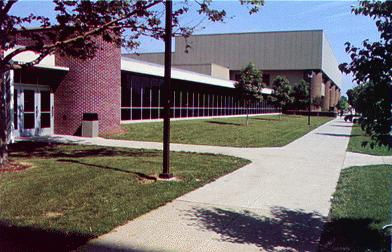
%> input picture code/Matlab_code/connected_components/campus.jpg, 392 x 252 px
$ octave --eval "hw1_part2;"   (GNU Octave 9; MATLAB toolbox functions it lacks are replaced by stand-ins)
%> lines starting %> are read from the running program, lines starting %| are printed output that depends on the picture; in (x1, y1, x2, y2) boxes, pixels count from 0 and x2, y2 are one past the last pixel; in counts of white or black regions, pixels touching at a corner belong together; the program's own positions count from 1
% direct run
% able to take both RGB and Grayscale image
function hw1_part2()
% img =  imread('cameraman-grayscale.jpg');
img = imread('campus.jpg');
%> img is the input picture: size 252x392x3 uint8; mean R, G, B 110.7, 104.5, 107.6
[rol,col,n]=size(img);
%> rol = 252; col = 392; n = 3
x = reshape(img,rol*col,n);
k=5;
[means member] = my_kmeans(x,k,rol,col);
% [2 lines not run here, left out]
function [means,member]=my_kmeans(x,k,rol,col)
%> called with k = 5, rol = 252, col = 392
%% plotting parameters
d_pos = [-0.02 -0.08 0.05 0.04];
supertitle = sgtitle('Program is running','fontweight','bold','FontSize',14,'Fontname','times new Roman');
%% section_1: kmeans clustering
n = size(x,2);
%> n = 3
img_raw = reshape(x,rol,col,n);

if (n==3)
    mean_1 = mean(double(x(:,1)));
%> mean_1 = 110.7
    mean_2 = mean(double(x(:,2)));
%> mean_2 = 104.5
    mean_3 = mean(double(x(:,3)));
%> mean_3 = 107.6

    if(mean_1 == mean_2 && mean_1 == mean_3) % if it is grayscale, all means shoule be equal
        img_lab = img_raw;
        text_1 = "(a).Raw input(Grayscale)";
        text_2 = "(b).Raw input(Grayscale)";
    else
        img_lab = rgb2lab(img_raw);
%> img_lab: size 252x392x3 double; mean of channels 1, 2, 3 43.6, 3.9, -0.2
        text_1 = "(a).Raw input(RGB)";
        text_2 = "(b).Raw input(LAB)";
    end
else % if n = 1
    img_lab = img_raw;
    text_1 = "(a).Raw input(Grayscale)";
    text_2 = "(b).Raw input(Grayscale)";
end

subplot(3,3,1)
imshow(img_raw)
pos = get(gca, 'Position') ;
new_pos = pos +d_pos;
set(gca, 'Position',new_pos );
% daspect([1 1 1])
title(text_1);
set(gca,'fontsize',14,'fontweight','bold','Fontname','times new Roman')
set(gcf,'position',[100,50,1300,730]);

subplot(3,3,4)
imshow(img_lab)
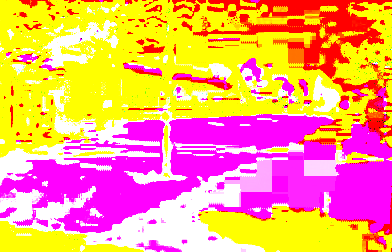
%> displayed picture: size 252x392x3, on the screen's scale of 0 to 255; mean R, G, B 254.5, 161, 119.2
pos = get(gca, 'Position') ;
new_pos = pos +d_pos;
set(gca, 'Position',new_pos );
title(text_2);
set(gca,'fontsize',14,'fontweight','bold','Fontname','times new Roman')
delete(supertitle)
supertitle = sgtitle('Program Paused, Press SPACE','fontweight','bold','FontSize',14,'Fontname','times new Roman');
pause();
delete(supertitle)
supertitle = sgtitle('Program is running','fontweight','bold','FontSize',14,'Fontname','times new Roman');
pause(0.1);

% [rol,col,~] = size(img_lab);
img_lab = double(img_lab);

% convergence criteria
tol = 1e-10;

%initialize random k points
rand_x = randperm(rol); % random permutation
rand_y = randperm(col);
x_sub = rand_x(1:k);
%> x_sub = [213 192 108 68 131]
y_sub = rand_y(1:k);
%> y_sub = [372 368 357 20 295]

%memory pre-allocation
means = zeros(k,n);

for j = 1:k
   means(j,:) = img_lab(x_sub(j),y_sub(j),:);
end
%> after the loop, means = [28.94 -14.89 12.77; 42.13 -13.17 12.79; 4.43 6.2 -7.99; 54.66 7.87 3.53; 54.45 -11.57 21.3]

means_update = zeros(k,n);

% kmeans iteration
for i = 1:1000
    dist = zeros(rol*col, k);

    for j = 1: k
        img_temp = reshape(img_lab,rol*col,n);
        dist_temp = sum(sqrt((img_temp-means(j,:)).^2)'); % euclidean distance
        dist(:,j) = dist_temp;
    end

    [output_sort,idx] = sort(dist');
    member = idx(1,:);

    for j = 1:k
        idx_temp = find(member==j);
        img_reshape=reshape(img_lab,rol*col,n);
        means_update(j,:)=mean(img_reshape(idx_temp,:));
    end

    % if the difference is smaller than the tolerance
    if(max(abs(means-means_update))< tol)
        break;
    else
        means =means_update;
    end

    % results visualization
    pause(0.01);
    subplot(3,3,7)
    imagesc(reshape(member,rol,col));
    daspect([1 1 1])
    pos = get(gca, 'Position') ;
    new_pos = pos +d_pos;
    set(gca, 'Position',new_pos );
    axis off
    title(['(c).Clustering results, k = ',num2str(k),', iter = ',num2str(i)]);
    set(gca,'fontsize',14,'fontweight','bold','Fontname','times new Roman')
end
%> after the loop, means = [31.94 -1.81 12.69; 47.61 10.25 -5.56; 9.23 9.49 -4.41; 80.55 1.14 -7.46; 47.04 -5.16 18.63]; means_update has the same summary as means
delete(supertitle)
supertitle = sgtitle('Program Paused, Press SPACE','fontweight','bold','FontSize',14,'Fontname','times new Roman');
pause();
delete(supertitle)
supertitle = sgtitle('Program is Running','fontweight','bold','FontSize',14,'Fontname','times new Roman');
pause(0.1);
%% section_2: size merging (with loop)
%%% s_1 label each cluster individually and get rid of the connected
%%% components with size smaller than threshold (dim<30)
for i =1:k
    % extract index of each clusters
    varName = ['lab_',num2str(i)];
    var = find(member==i);
    eval([varName '=var;']);

    % label one cluster as 1 per iteration
    img_bw = zeros(rol,col);
    img_bw(eval(['lab_',num2str(i)])) = 1;

    %connected component calculation
    lab_cc = bwconncomp(img_bw,8);
    groups = lab_cc.PixelIdxList;

% [6 lines of commented-out code are left out]

    subplot(3,3,2)
    imshow(img_bw);
    pos = get(gca, 'Position') ;
    new_pos = pos +d_pos;
    set(gca, 'Position',new_pos );
    title(['(d).ConnectedComponents in Cluster ',num2str(i),' = ',num2str(length(groups))]);
    set(gca,'fontsize',14,'fontweight','bold','Fontname','times new Roman')

    % components pruning
    j = 0;
    for m = 1:(lab_cc.NumObjects)
        lab_temp = groups{m};
        if(length(groups{m})>30)
            j=j+1;
            img_bw(lab_temp) = 0.5; % set color to gray
        end
    end

    varName = ['idx_c',num2str(i)];
    var = find(img_bw ==0.5);
    eval([varName '=var;']);

    subplot(3,3,3)
    imshow(img_bw);
    pos = get(gca, 'Position') ;
    new_pos = pos +d_pos;
    set(gca, 'Position',new_pos );
    title(['(e).ConnectedComponent kept= ',num2str(j)]);
    set(gca,'fontsize',14,'fontweight','bold','Fontname','times new Roman')
    delete(supertitle)
    supertitle = sgtitle('Program Paused, Press SPACE','fontweight','bold','FontSize',14,'Fontname','times new Roman');
    pause();
    delete(supertitle)
    supertitle = sgtitle('Program is Running','fontweight','bold','FontSize',14,'Fontname','times new Roman');
    pause(0.1);
end
%> this loop made 5 passes
%> pass 1, in my_kmeans, `imshow(img_bw);`:
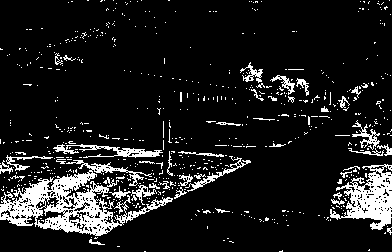
%> displayed picture: size 252x392, on the screen's scale of 0 to 255; 11.4% white; 641 white regions (598 under 20 px), largest, box (x1, y1, x2, y2) and area: (0, 160, 173, 236) 4499, (330, 164, 392, 230) 1923, (53, 144, 163, 158) 561
%> pass 1, in my_kmeans, `imshow(img_bw);`:
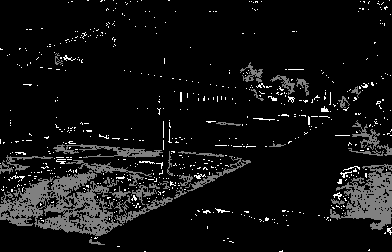
%> displayed picture: size 252x392, on the screen's scale of 0 to 255; min 0, max 255, mean 17.2
%> pass 2, in my_kmeans, `imshow(img_bw);`:
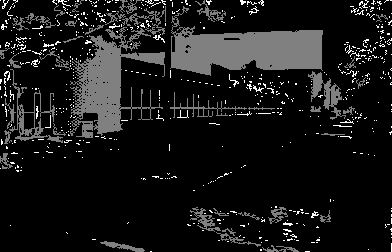
%> displayed picture: size 252x392, on the screen's scale of 0 to 255; min 0, max 255, mean 24.6
%> after the loop:
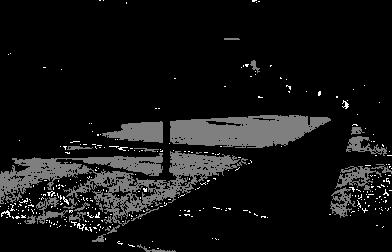
%> img_bw: size 252x392 double; min 0, max 1, mean 0.0769

%%% s_2 superposition all clusters together after pruning
%%% img_seg_1:segmentated image, have not deal with background yet
img_seg_1 = zeros(rol,col);

% labelling parameter
lab = 1/k;
for i = 1:k
    img_seg_1(eval(['idx_c',num2str(i)])) = i*lab;
end
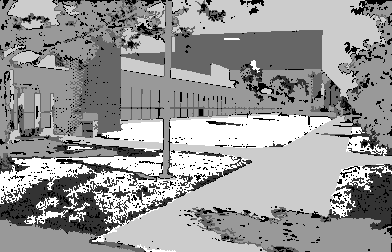
%> img_seg_1: size 252x392 double; min 0, max 1, mean 0.599
% imshow(img_seg_1);

%%% s_3 dealing with background, pixels labelled by 0
%%% img_seg_2:segmentated image, with background pixels processed
subplot(3,3,5)
imshow(img_seg_1);
pos = get(gca, 'Position') ;
new_pos = pos +d_pos;
set(gca, 'Position',new_pos );
title('(f).Merged segement');
set(gca,'fontsize',14,'fontweight','bold','Fontname','times new Roman')
delete(supertitle)
supertitle = sgtitle('Program Paused, Press SPACE','fontweight','bold','FontSize',14,'Fontname','times new Roman');
pause();
delete(supertitle)
supertitle = sgtitle('Program is Running','fontweight','bold','FontSize',14,'Fontname','times new Roman');
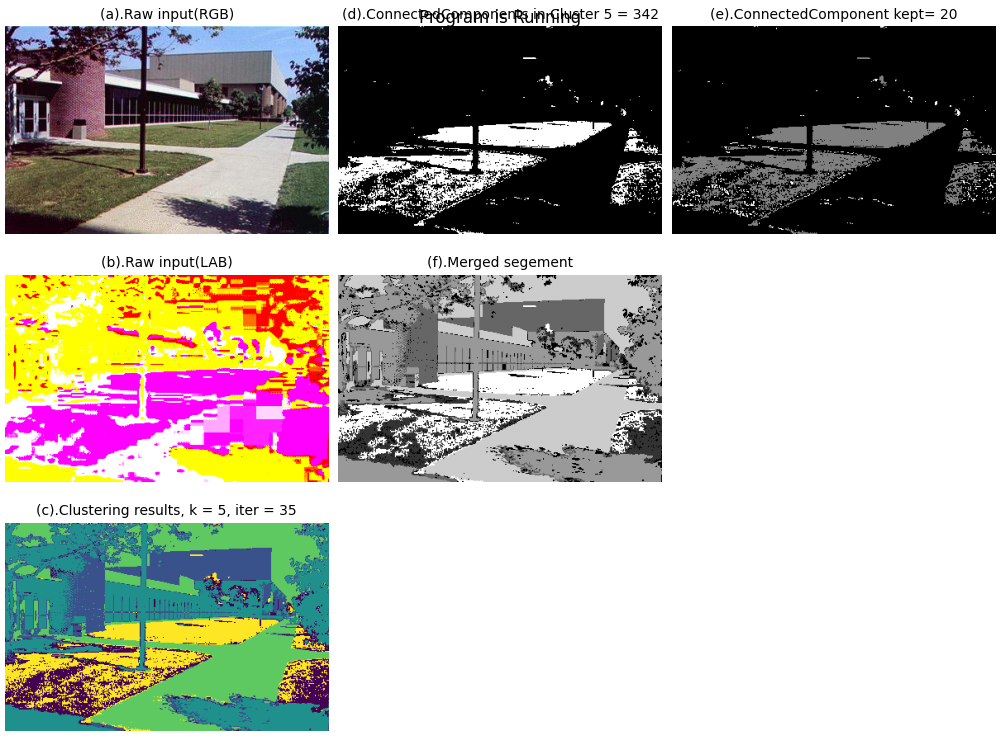
%> figure redrawn from the program's plot data, 6 panels
pause(0.1);
img_seg_2 = img_seg_1;

r = 20; % sliding window size
for i = 1:rol
    for j = 1:col
        if(img_seg_2(i,j)==0)
            if(i-r<=0 && j+r<=col && j-r>0)
                img_seg_2(i,j) = mode(img_seg_2([1:i+r],[j-r:j+r]),'all');
            elseif(i-r<=0 && j-r<=0)
                img_seg_2(i,j) = mode(img_seg_2([1:i+r],[1:j+r]),'all');
            elseif(i-r<=0 && j+r>col)
                img_seg_2(i,j) = mode(img_seg_2([1:i+r],[j-r:col]),'all');
            elseif(i-r>0 && j+r>col && i+r<=rol)
                img_seg_2(i,j) = mode(img_seg_2([i-r:i+r],[j-r:col]),'all');
            elseif(j+r>col && i+r>rol)
                img_seg_2(i,j) = mode(img_seg_2([i-r:rol],[j-r:col]),'all');
            elseif(j+r<=col && i+r>rol && j-r>0)
                img_seg_2(i,j) = mode(img_seg_2([i-r:rol],[j-r:j+r]),'all');
            elseif(i+r>rol && j-r<=0)
                img_seg_2(i,j) = mode(img_seg_2([i-r:rol],[1:j+r]),'all');
            elseif(i+r<=rol && j-r<=0 && i-r>0)
                img_seg_2(i,j) = mode(img_seg_2([i-r:i+r],[1:j+r]),'all');
            else
                img_seg_2(i,j) = mode(img_seg_2([i-r:i+r],[j-r:j+r]),'all');
            end
        end
    end
end
subplot(3,3,6)
imshow(img_seg_2);
pos = get(gca, 'Position') ;
new_pos = pos +d_pos;
set(gca, 'Position',new_pos );
title('(g).SegmentatedImage PostProcessing');
set(gca,'fontsize',14,'fontweight','bold','Fontname','times new Roman')
delete(supertitle)
supertitle = sgtitle('Program Paused, Press SPACE','fontweight','bold','FontSize',14,'Fontname','times new Roman');
pause();
delete(supertitle)
supertitle = sgtitle('Program is Running','fontweight','bold','FontSize',14,'Fontname','times new Roman');
pause(0.1);

%%% s_3.2 members calculations
member = reshape(img_seg_2,rol*col,1)*k;

%%% s_4 obtain the boundary
edges_v = diff(img_seg_2,1,2); % vertical difference
edges_h = diff(img_seg_2,1,1); % horizontal difference
edges_h = [edges_h;zeros(1,col)];
idx_v = find(edges_v~=0);   % only label the nonzero value to be the boundary
idx_h = find(edges_h~=0);
edges = zeros(rol,col);
edges(idx_v) = 1;
edges(idx_h) = 1;
% imshow(edges);

img_edge = img_seg_2 - lab;
img_edge(idx_v)=1;
img_edge(idx_h)=1;

subplot(3,3,8)
imshow(img_edge);
pos = get(gca, 'Position') ;
new_pos = pos +d_pos;
set(gca, 'Position',new_pos );
title('(h).Boundary Extraction');
set(gca,'fontsize',14,'fontweight','bold','Fontname','times new Roman')
delete(supertitle)
supertitle = sgtitle('Program Paused, Press SPACE','fontweight','bold','FontSize',14,'Fontname','times new Roman');
pause();
delete(supertitle)
supertitle = sgtitle('Program Ends','fontweight','bold','FontSize',14,'Fontname','times new Roman');

%%% s_5 superposition the boundary on the raw image
img_raw_edge = reshape(double(img_raw),rol*col,n);
idx_edge = [idx_v' idx_h'];
img_raw_edge(idx_edge,:) = 255;
img_raw_edge=reshape(uint8(img_raw_edge),rol,col,n);
subplot(3,3,9)
imshow(img_raw_edge);
pos = get(gca, 'Position') ;
new_pos = pos +d_pos;
set(gca, 'Position',new_pos );
title('(i).Raw image with Boundaries');
set(gca,'fontsize',14,'fontweight','bold','Fontname','times new Roman');
%> (the run ends here)

$ run again, with code/Matlab_code/connected_components/cameraman-grayscale.jpg copied over code/Matlab_code/connected_components/campus.jpg
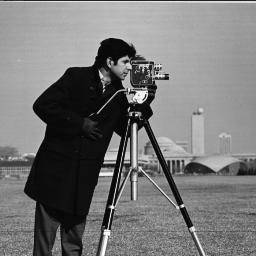
%> input picture code/Matlab_code/connected_components/cameraman-grayscale.jpg, 256 x 256 px
%> in hw1_part2, img is the input picture: size 256x256x3 uint8; min 0, max 255, mean 118.7
%> mean_1 = 118.7
%> after the loop in my_kmeans, `for j = 1:k`: means = [110 110 110; 52 52 52; 165 165 165; 170 170 170; 150 150 150]
%> after the loop in my_kmeans, `for i = 1:1000`: means = [71.43 71.43 71.43; 15.75 15.75 15.75; 159.4 159.4 159.4; 184.8 184.8 184.8; 122.7 122.7 122.7]; means_update has the same summary as means
%> the loop in my_kmeans, `for i =1:k` made 5 passes
%> pass 1, in my_kmeans, `imshow(img_bw);`:
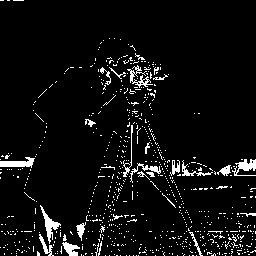
%> displayed picture: size 256x256, on the screen's scale of 0 to 255; 5.8% white in thin lines or dots
%> after the loop in my_kmeans, `for i = 1:k`:
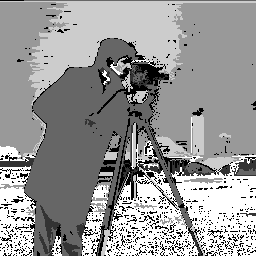
%> img_seg_1: size 256x256 double; min 0, max 1, mean 0.596

$ run again, with code/Matlab_code/connected_components/building.jpg copied over code/Matlab_code/connected_components/campus.jpg
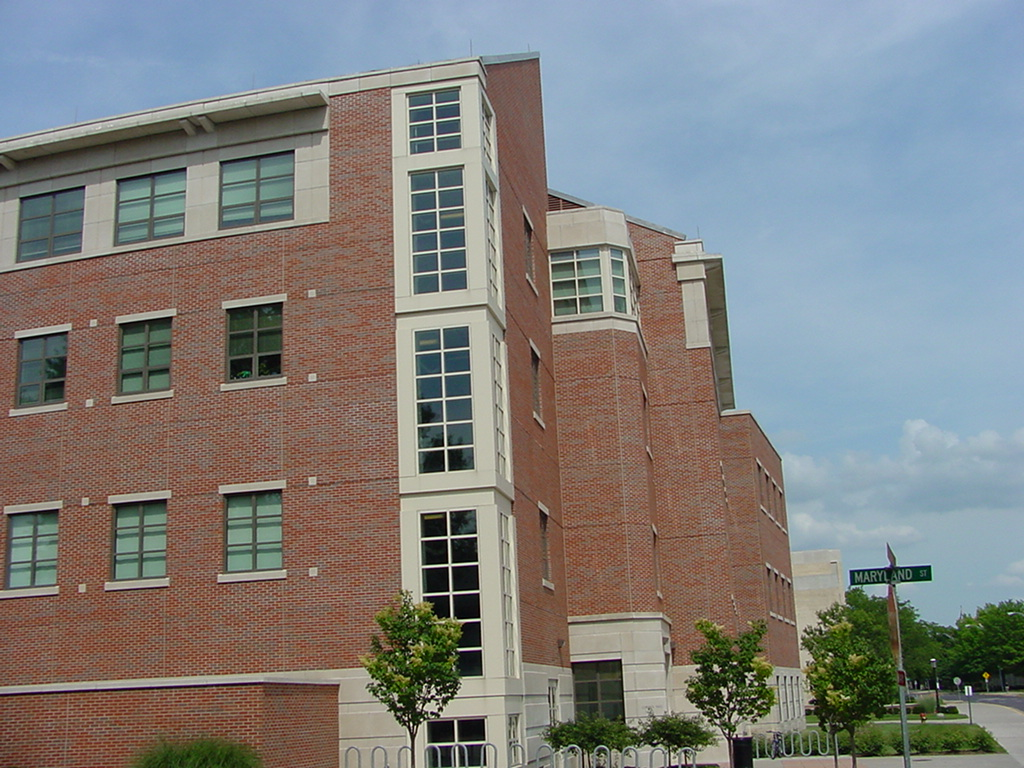
%> input picture code/Matlab_code/connected_components/building.jpg, 1024 x 768 px
%> in hw1_part2, img is the input picture: size 768x1024x3 uint8; mean R, G, B 127.5, 127.3, 125.1
%> mean_1 = 127.5
%> mean_2 = 127.3
%> mean_3 = 125.1
%> img_lab: size 768x1024x3 double; mean of channels 1, 2, 3 53, 1, 2.3
%> after the loop in my_kmeans, `for j = 1:k`: means = [21.09 -18.7 25.26; 32.92 20.48 16.14; 77.2 -3.21 6.82; 69.06 -3.76 -17.61; 70.21 -6 -13.64]
%> after the loop in my_kmeans, `for i = 1:1000`: means = [25.65 -6.39 7.81; 42.87 10.62 14.3; 67.58 -3.24 7.02; 67.32 -2.45 -19.32; 70.3 -4.73 -13.38]; means_update has the same summary as means
%> the loop in my_kmeans, `for i =1:k` made 5 passes
%> pass 1, in my_kmeans, `imshow(img_bw);`:
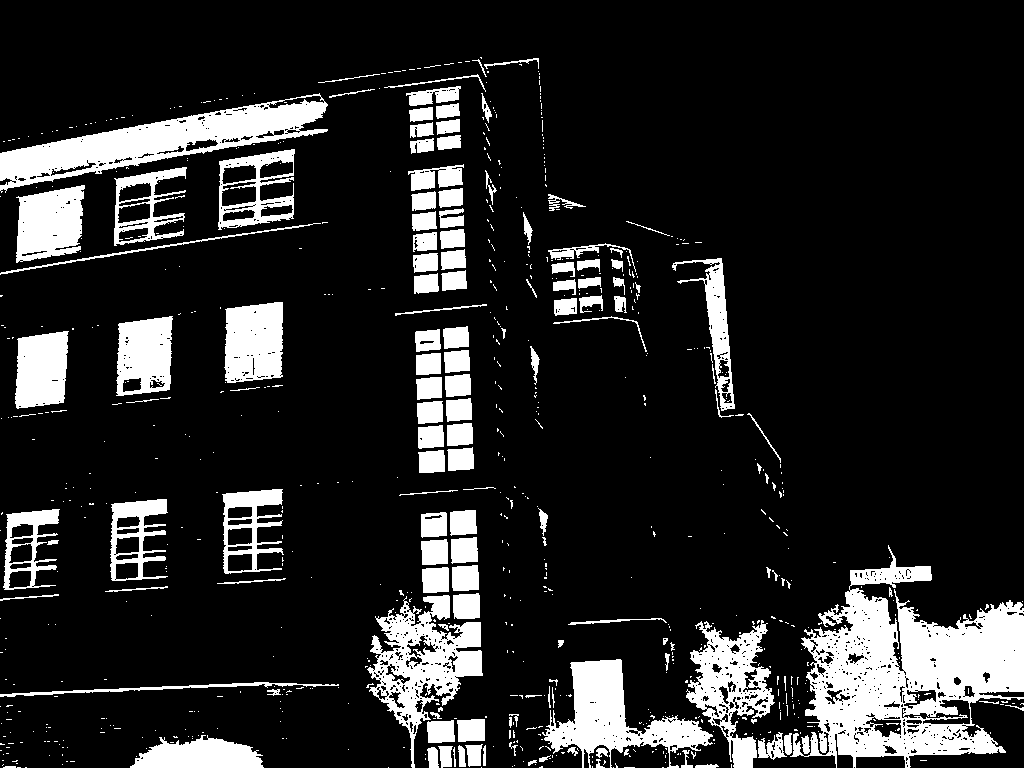
%> displayed picture: size 768x1024, on the screen's scale of 0 to 255; 15.2% white; 781 white regions (642 under 20 px), largest, box (x1, y1, x2, y2) and area: (790, 545, 1024, 768) 25818, (0, 93, 328, 193) 11121, (367, 595, 483, 768) 7628
%> after the loop in my_kmeans, `for i = 1:k`:
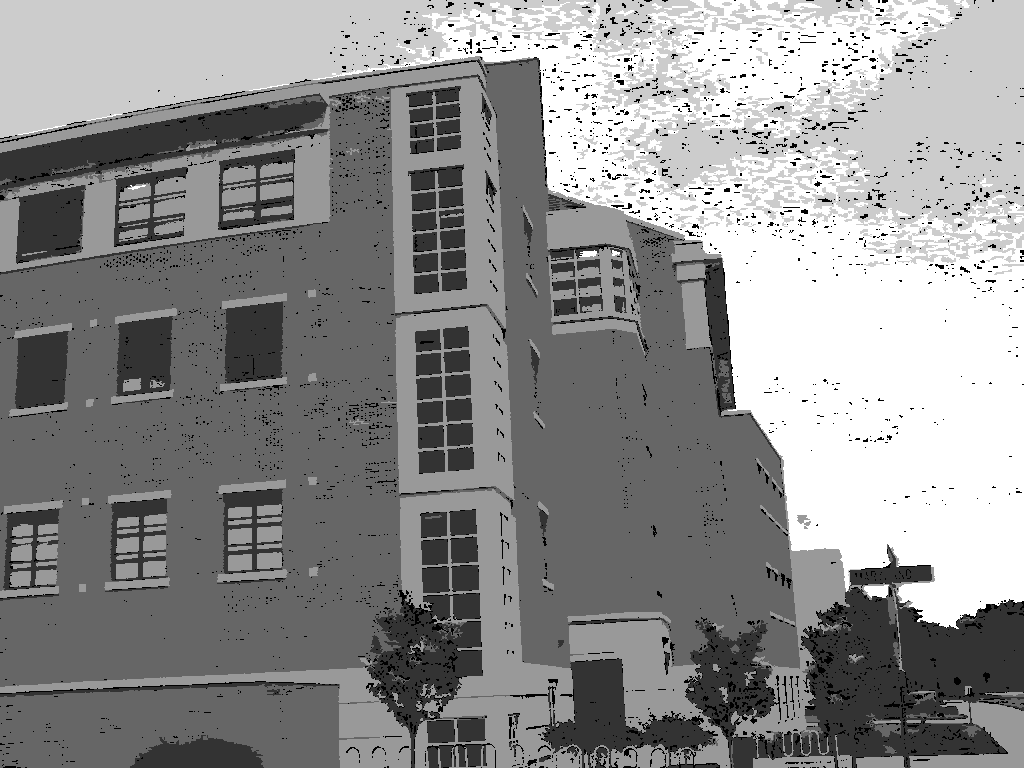
%> img_seg_1: size 768x1024 double; min 0, max 1, mean 0.554

$ run again, with code/Matlab_code/connected_components/mandrill.jpg copied over code/Matlab_code/connected_components/campus.jpg
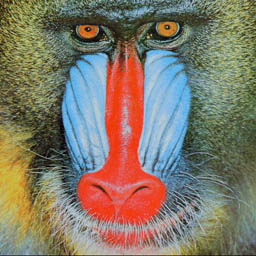
%> input picture code/Matlab_code/connected_components/mandrill.jpg, 256 x 256 px
%> in hw1_part2, img is the input picture: size 256x256x3 uint8; mean R, G, B 129.4, 121.3, 105
%> mean_1 = 129.4
%> mean_2 = 121.3
%> mean_3 = 105
%> img_lab: size 256x256x3 double; mean of channels 1, 2, 3 52.1, 1.9, 11.9
%> after the loop in my_kmeans, `for j = 1:k`: means = [27.14 -1.9 0.0337; 57.62 -3.76 -8.53; 73.6 -5.35 -26.57; 57 -9.72 -15.92; 43 -10.42 11.07]
%> after the loop in my_kmeans, `for i = 1:1000`: means = [32.59 -5.64 9.39; 58.6 -6.28 32.08; 69.05 -7.17 -21.78; 59.04 -3.78 5.07; 54.06 56.03 43.85]; means_update has the same summary as means
%> after the loop in my_kmeans, `for i = 1:k`:
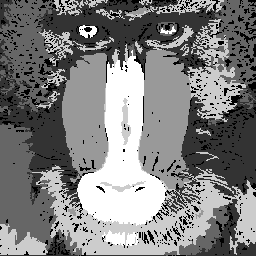
%> img_seg_1: size 256x256 double; min 0, max 1, mean 0.498
